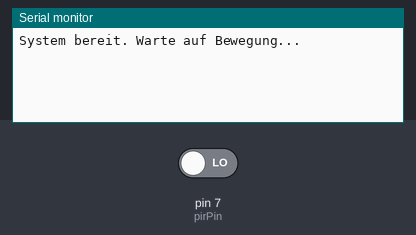
A sketch run on a simulated Arduino Uno, built with avr-gcc and run on an emulated ATmega328P. Parts: the last lines printed to the serial monitor. Inputs (shaded band) come from the test bench; at power-on: pin 7 (pirPin) LOW.

Above: at 3.2 s.
3.3 s: pin 7 (pirPin) driven HIGH
At 3.8 s:
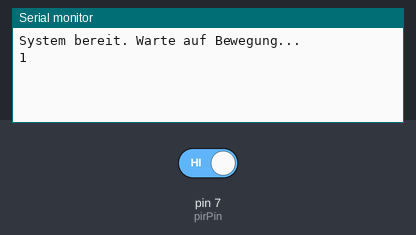
4.8 s: pin 7 (pirPin) driven LOW
At 6.2 s:
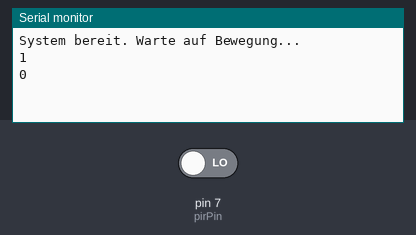

The sketch:

Polenta_Sensor_1.ino
```cpp
const int pirPin = 7;      // Der GPIO-Pin, an den du OUT angeschlossen hast
int sensorState = LOW;      // Speichert den aktuellen Status des Sensors
int val = 0;                // Variable zum Auslesen des Pins

void setup() {
  pinMode(pirPin, INPUT);   // Definiert den Sensor-Pin als Eingang
  Serial.begin(115200);     // Startet die serielle Kommunikation (Wichtig: 115200 Baudrate)

  delay(2000);              // Kurze Pause (2 Sekunden), damit der Sensor initialisieren kann
  Serial.println("System bereit. Warte auf Bewegung...");
}

void loop() {
  val = digitalRead(pirPin); // Liest den Status des Sensors aus

  if (val == HIGH) {
    if (sensorState == LOW) {
      // Es wurde gerade eine Bewegung erkannt
      Serial.println("1");
      sensorState = HIGH;
    }
  } else {
    if (sensorState == HIGH) {
      // Die Bewegung hat wieder aufgehört
      Serial.println("0");
      sensorState = LOW;
    }
  }
  delay(50); // Kurze Pause zur Stabilisierung des Signals
}
```

Measured:
- after the input at 3.3 s, the serial monitor: prints a new line at once (image 1)
- after the input at 4.8 s, the serial monitor: prints a new line at once (image 2)
